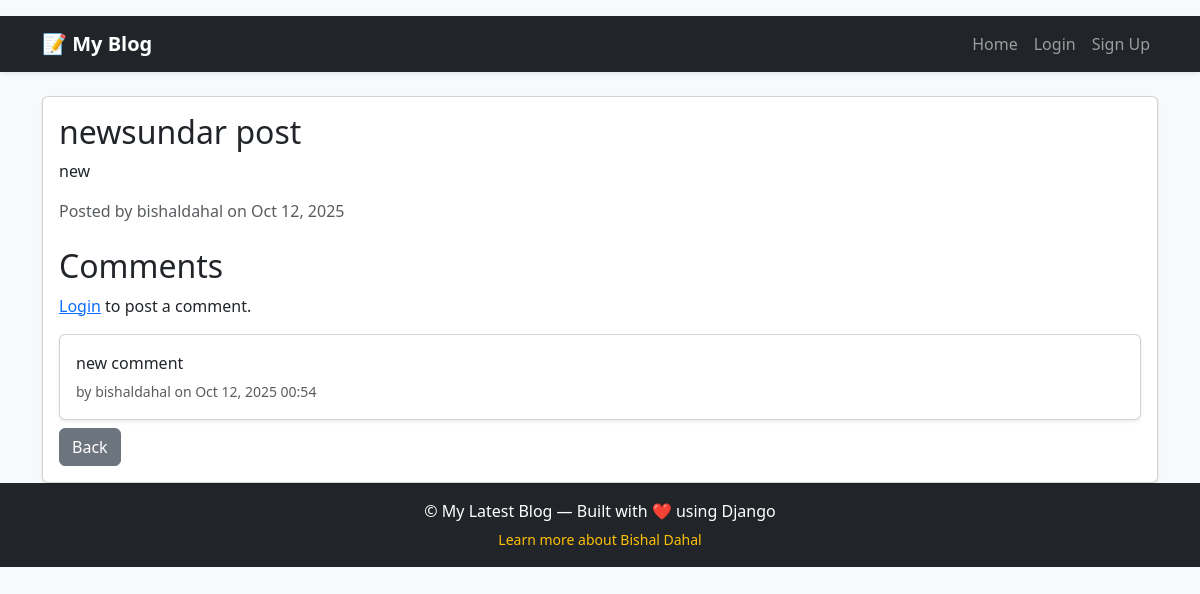
Page /post/23/ on the committed database.
### blog/models.py (models this page shows, shortened)
class Post(models.Model):
    author = models.ForeignKey(User, on_delete=models.CASCADE)
    title = models.CharField(max_length=100)
    content = models.TextField()
    image = models.ImageField(upload_to='posts/', blank=True, null=True)
    created_at = models.DateTimeField(auto_now_add=True)
    author = models.ForeignKey(User, on_delete=models.CASCADE)

class Comment(models.Model):
    post = models.ForeignKey('POST', on_delete=models.CASCADE,related_name='comments')
    author = models.ForeignKey(User, on_delete=models.CASCADE)
    content = models.TextField()
    created_at = models.DateTimeField(auto_now_add=True)

### blog/views.py (the view)
# urls.py: path("post/<int:post_id>/", views.post_detail, name= "post_detail"),
def post_detail(request, post_id):
    post = get_object_or_404(Post, id=post_id)
    comments = post.comments.all().order_by('-created_at')
    if(request.method == 'POST'):
        if not request.user.is_authenticated:
            return redirect('login')
        form = CommentForm(request.POST)
        if form.is_valid():
            comment = form.save(commit=False)
            comment.post=post
            comment.author = request.user
            comment.save()
            return redirect('post_detail', post_id =post.id)
    else:
        form = CommentForm()
    return render(request, 'blog/post_detail.html', {
        'post': post,
        'comments': comments,
        'form': form
        })

### blog/templates/blog/post_detail.html (shortened to what this page needs)
{% extends "layout.html" %}
{% block content %}
<div class="card shadow-sm">
  <div class="card-body">
    <h2>{{ post.title }}</h2>
    <p>{{ post.content }}</p>
    <p class="text-muted">Posted by {{ post.author.username }} on {{ post.created_at|date:"M d, Y" }}</p>
<h2 class="mt-4">Comments</h2>
{% if user.is_authenticated %}
  <form method="POST" class="mb-4">
    {% csrf_token %}
    {{ form.content }}
    <button type="submit" class="btn btn-primary mt-2">Add Comment</button>
  </form>
{% else %}
  <p><a href="{% url 'login' %}">Login</a> to post a comment.</p>
{% endif %}
{% for comment in comments %}
  <div class="card mb-2 shadow-sm">
    <div class="card-body">
      <p class="mb-1">{{ comment.content }}</p>
      <small class="text-muted">by {{ comment.author.username }} on {{ comment.created_at|date:"M d, Y H:i" }}</small>
    </div>
  </div>
{% empty %}
  <p>No comments yet.</p>
{% endfor %}
    <a href="{% url 'post_list' %}" class="btn btn-secondary">Back</a>
  </div>
</div>
{% endblock %}

### rows in the picture
Post: title "newsundar post", content "new", author.username "bishaldahal", created_at "Oct 12, 2025"
Comment: content "new comment", author.username "bishaldahal", created_at "Oct 12, 2025 00:54"
